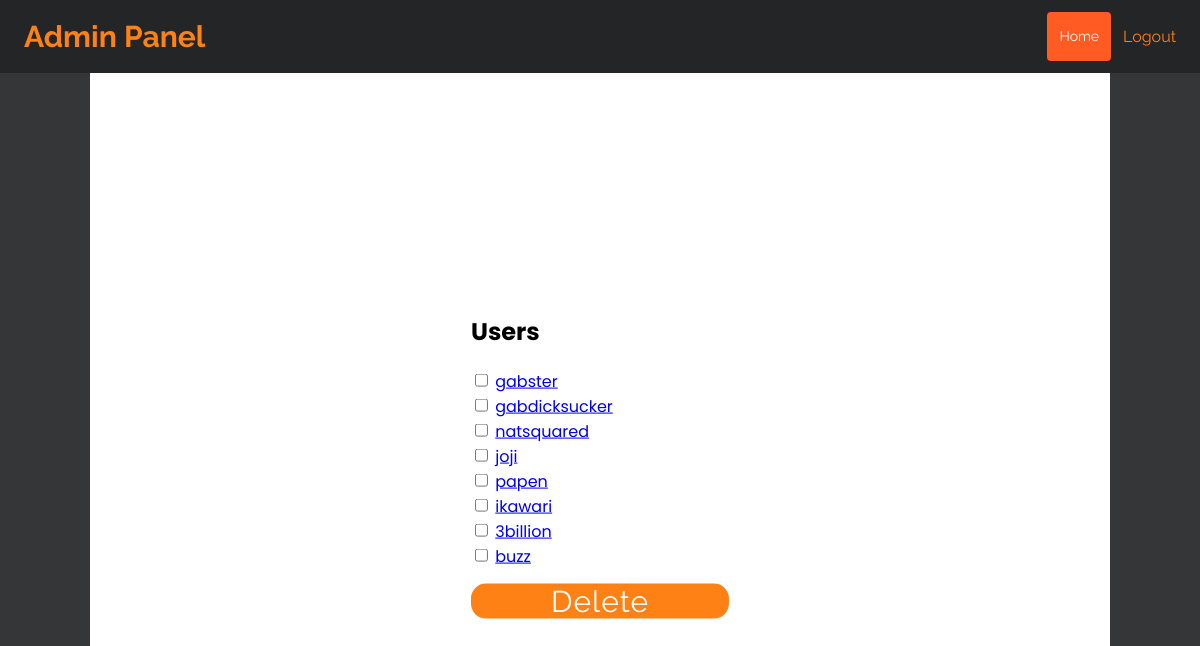
Before: /gasbter_admin/admin-panel/users/ with the older database file.
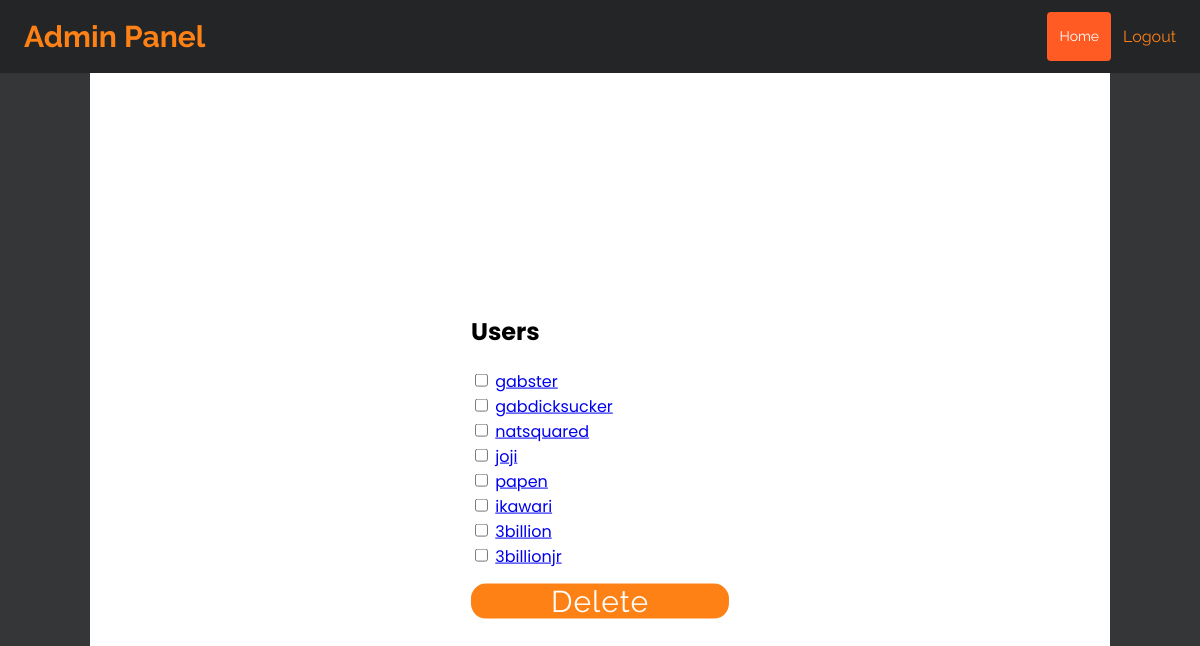
After: the same page with the newer database file.
### accounts/models.py (models this page shows, shortened)
class UserAccount(AbstractBaseUser):
    email = models.EmailField(verbose_name='email', max_length=60, unique=True)
    username = models.CharField(max_length=20, unique=True)  # I put it as true
    date_joined = models.DateField(verbose_name='date joined', auto_now_add=True)
    last_login = models.DateTimeField(verbose_name='last login', auto_now='True')
    is_admin = models.BooleanField(default=False)
    is_active = models.BooleanField(default=True)
    is_staff = models.BooleanField(default=False)
    is_email_verified = models.BooleanField(default=False)
    is_superuser = models.BooleanField(default=False)
    profile_image = models.ImageField(upload_to='profile_images', blank=True, null=True,
                                      default='default.png')
    profile_cover = models.ImageField(upload_to='profile_covers', blank=True, null=True,
                                      default='default.png')
    profile_song = models.FileField(upload_to=get_profile_song_filepath, blank=True, null=True, default=None)
    profile_background = models.ImageField(upload_to='profile_backgrounds', blank=True, null=True,
                                           default='background.png')
    hide_email = models.BooleanField(default=True)
    bio = models.CharField(max_length=300, null=True, blank=True)
    location = models.CharField(max_length=100, null=True, blank=True)
    color = ColorField(default='#3a3b3c')
    backgroundColor = ColorField(default='linear-gradient(to right, rgba(44,15,85,0.9), rgba(44,15,38, 0.9))')
    font_preference = models.CharField(max_length=50, default='"Poppins", sans-serif')
    USERNAME_FIELD = 'username'
    REQUIRED_FIELDS = ['email']
    objects = MyAccountManager()

### admin_custom/views.py (the view)
# urls.py: path('admin-panel/users/', views.admin_user, name='admin_panel_users'),
def admin_user(request):
    if request.method == 'POST':
        if 'select_delete' in request.POST:
            user_ids_to_delete = request.POST.getlist('delete_user')
            UserAccount.objects.filter(id__in=user_ids_to_delete).delete()
            return redirect('admin_panel_users')  # Refreshes the page
    users = UserAccount.objects.all()  # Displays all users
    return render(request, 'admin/admin_user.html', {'users': users})

### templates/admin/admin_user.html (shortened to what this page needs)
{% extends "admin/admin_header.html" %}
{% block content %}
<form method="post" action="{% url 'admin_panel_users' %}">
<div class = "container">
<div class="center">
    <div class = "txt"><h2>Users</h2></div>
    <ul class="ul_user">
        {% for user in users %}
            <li>
                <input type="checkbox" name="delete_user" value="{{ user.id }}">
                <a href="{% url 'profile' username=user.username %}">{{ user.username }}</a>
            </li>
        {% endfor %}
    </ul>
    <div class="input-box button">
        <input type="submit" value="Delete" name="select_delete">
    </div>
</div>
</div>
</form>
{% endblock %}

Changed rows visible on the page:
changed UserAccount: username "buzz" → "3billionjr"
